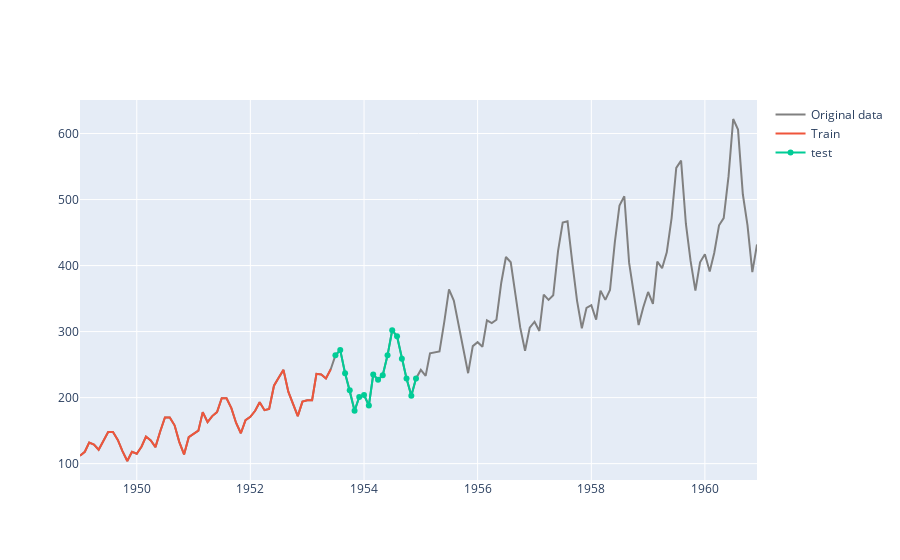
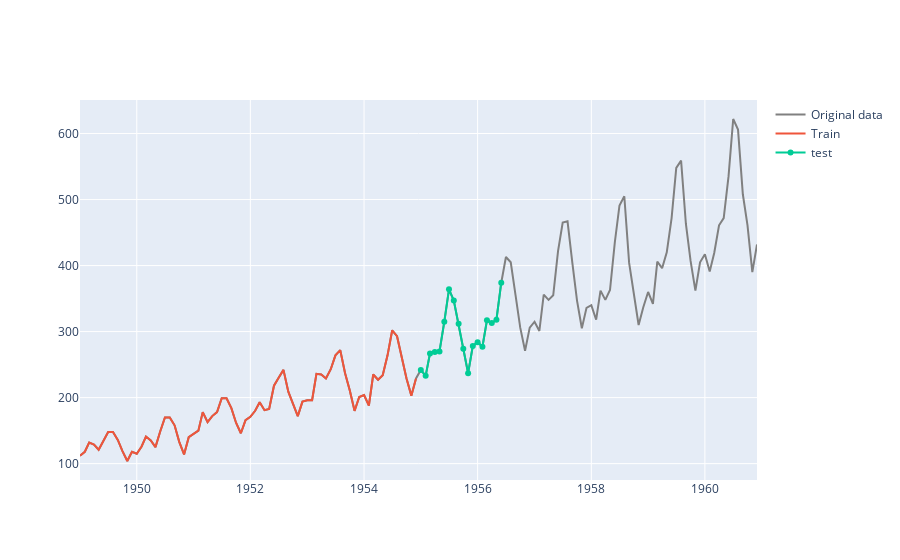
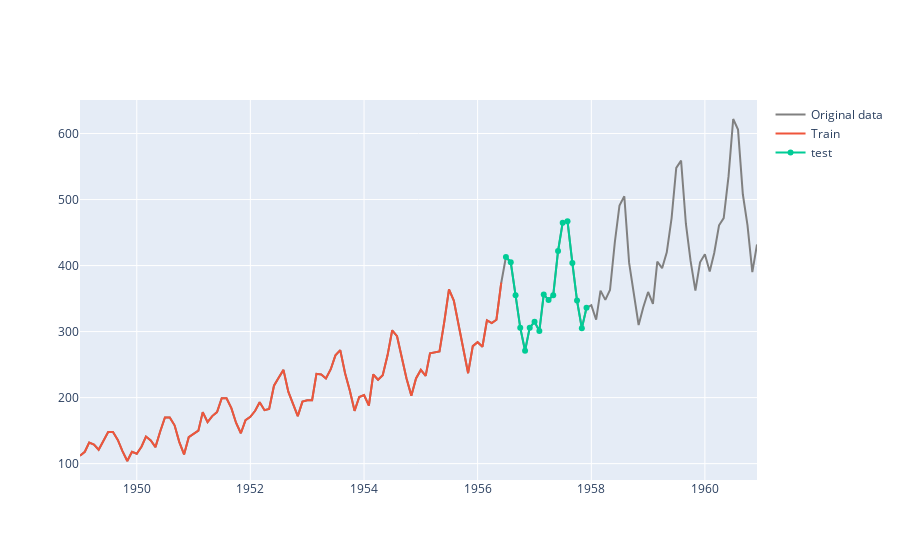
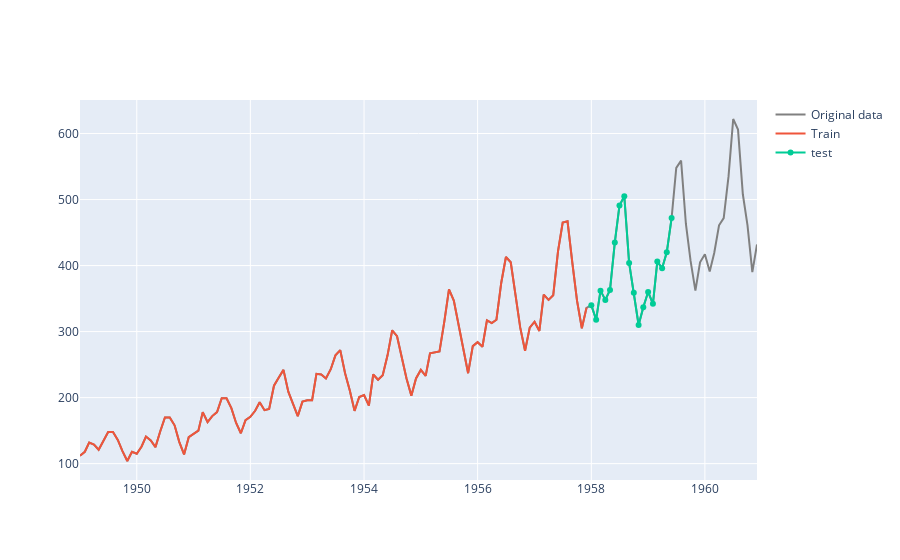

Here is the notebook cell these charts were saved with, in order:
### Code cell
trace0 = Scatter(x = s.index,
                y = s.values,
                line = {'color': 'grey'},
                name = 'Original data')
for i, (train_index, test_index) in enumerate(tscv.split(s)):
    train = s[train_index]
    test = s[test_index]
    
    trace1 = Scatter(x = train.index,
                    y= train.values,
                    name = 'Train')
    trace2 = Scatter(x = test.index,
                    y= test.values,
                    name = 'test')
    
    iplot(Figure(data = [trace0, trace1, trace2]))
